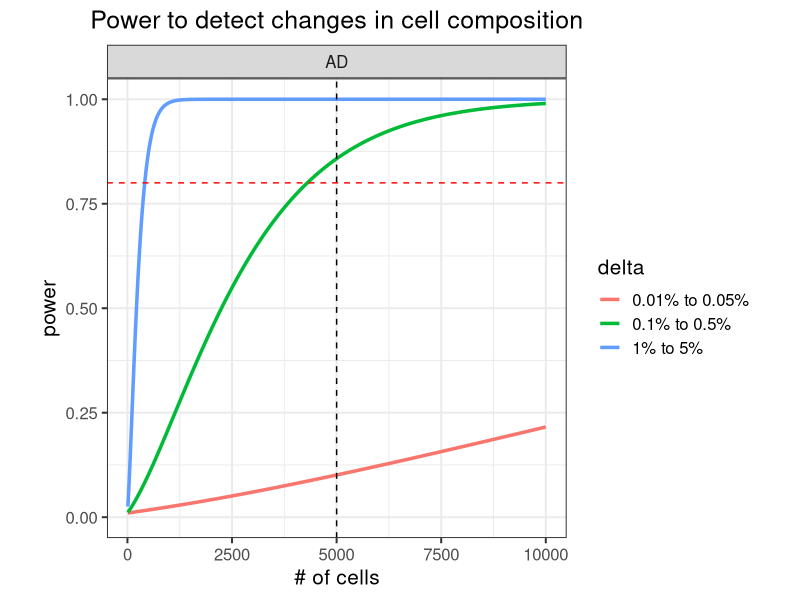
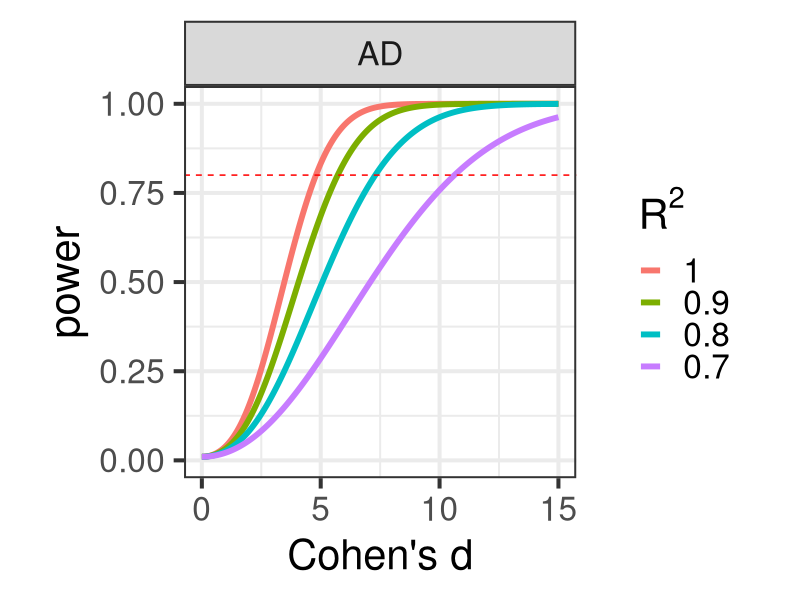
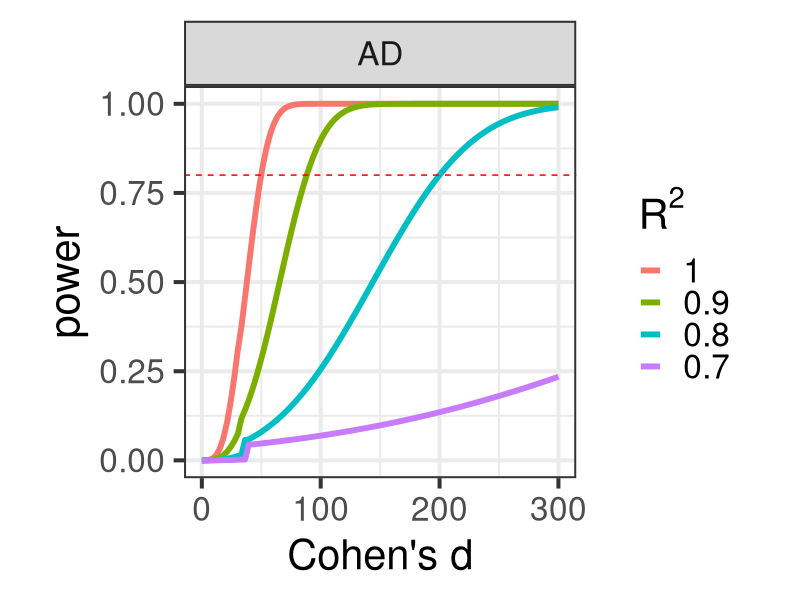

The R source for these figures, in order:
## ---- chunk 1
library(ggplot2)
library(data.table)
library(xtable)

## ---- chunk 2
suppressPackageStartupMessages(library(knitr))
options(xtable.type="html")

knitr::opts_chunk$set(
  echo=TRUE,
  warning=FALSE,
  message=TRUE,
  error = FALSE,
  tidy = FALSE,
  cache = TRUE,
  cache.lazy = FALSE,
  dev = c("png", "pdf"), 
  fig.width=7, fig.height=7)

options(markdown.HTML.stylesheet = 'css/custom.css')
## ---- chunk 3

library(pwr)
n_samples = c(CTL = 3, AD=3)
n_cells = 5000
n_cells_max = 10000
prop_diff = list(c(0.01, 0.05), c(0.001, 0.005), c(0.0001, 0.0005))
n_cell_types = 5

getPower = function(n1, n2, p1, p2, C, n_tests){
	sSq1 = p1*(1-p1)/ C
	sSq2 = p2*(1-p2)/ C

	sigSq = ((n1-1)*sSq1 + (n2-1)*sSq2) / (n1 + n2 -2)
	d = abs(p1 - p2)/sqrt(sigSq)

	pwr.t2n.test(n1=n1, n2=n2, d=d, sig.level = 0.05/n_tests )
}

getPowerCurve = function(n1, n2){
	# for each pair of proportions
	res = lapply(prop_diff, function(prop){
		p1 = prop[1]
		p2 = prop[2]

		# for each cell number
		res = lapply( seq(10, n_cells_max, by = 3), function(C){
			res = getPower(n1, n2, p1, p2, C, n_cell_types)
			data.frame(n1, n2, p1, p2, C, d = res$d, power= res$power, delta=paste0(p1*100, '% to ', p2*100, '%'))
			})
		do.call("rbind", res)
		})
	do.call("rbind", res)
}

# for each disease
res = lapply(names(n_samples)[-1], function(ID){
	res = getPowerCurve(n_samples['CTL'], n_samples[ID])
	res$Disease = ID
	res 
})
res = do.call("rbind", res)

ggplot(res, aes(C, power, color=delta)) + geom_line(size=1.2) + theme_bw(15) + theme(aspect.ratio=1, plot.title = element_text(hjust = 0.5)) + xlab("# of cells") + ggtitle("Power to detect changes in cell composition") + ylim(0, 1) + facet_wrap(~Disease) + geom_vline(xintercept=n_cells, color="black", linetype="dashed") + geom_hline(yintercept=0.8, color="red", linetype="dashed") #+ scale_x_continuous(limits=c(0,n_cells_max), expand=c(0,0)) + scale_y_continuous(limits=c(0,1.02), expand=c(0,0))
## ---- chunk 4
# Sample size required to get 80% power
res = data.table(res)
res$Dataset = with(res, paste(Disease, delta))
tab = res[,.SD[min(which(power>.80)),],by=Dataset]
tab$Cells_per_individual = as.integer(tab$C)
print(xtable(tab[,c('Dataset', 'Cells_per_individual', 'power')], type="html"), include.rownames=FALSE)
## ---- chunk 5
n_genes = 1
n_tests = n_genes * n_cell_types

getPower = function(n1, n2, d, n_tests, rsq){
	# pwr.t2n.test(n1=n1, n2=n2, d=d, sig.level = 0.05/n_tests )

	# Compute n_Eff, need to divide by 2 becaues n is the number in each set
	N_eff = 4 / (1/n1 + 1/n2)
	pwr.t.test(n=N_eff/2 * rsq, d=d, sig.level = 0.05/n_tests )
}

getPowerCurve = function(n1, n2, n_tests, rsq){
	# for each cell number
	res = lapply( seq(0, 15, length.out=1000), function(delta){
		res = getPower(n1, n2, delta, n_tests, rsq)
		data.frame(n1, n2, d = res$d, rsq, power= res$power)
		})
	do.call("rbind", res)
}

# for each disease
res = lapply(names(n_samples)[-1], function(ID){
	res = lapply( c(.7, .8, .9,1), function(rsq){
		res = getPowerCurve(n_samples['CTL'], n_samples[ID], n_tests, rsq)
		res$Disease = ID
		res 
	})
	do.call("rbind", res)
})
res = do.call("rbind", res)

res$rsq_text = with(res, factor(rsq, rev(sort(unique(rsq)))))
res = res[order(res$rsq, decreasing=FALSE),]

ggplot(res, aes(d, power, color=rsq_text)) + geom_line(size=2) + theme_bw(30) + theme(aspect.ratio=1, plot.title = element_text(hjust = 0.5)) + ylim(0, 1) + xlab("Cohen's d") + facet_wrap( ~ Disease) + scale_color_discrete(bquote(R^2)) + geom_hline(yintercept=0.8, color="red", linetype="dashed")
## ---- chunk 6
n_genes = 10000
n_tests = n_genes * n_cell_types

getPower = function(n1, n2, d, n_tests, rsq){
	# pwr.t2n.test(n1=n1, n2=n2, d=d, sig.level = 0.05/n_tests )

	# Compute n_Eff, need to divide by 2 becaues n is the number in each set
	N_eff = 4 / (1/n1 + 1/n2)
	pwr.t.test(n=N_eff/2 * rsq, d=d, sig.level = 0.05/n_tests )
}

getPowerCurve = function(n1, n2, n_tests, rsq){
	# for each cell number
	res = lapply( seq(0, 300, length.out=100), function(delta){
		res = getPower(n1, n2, delta, n_tests, rsq)
		data.frame(n1, n2, d = res$d, rsq, power= res$power)
		})
	do.call("rbind", res)
}

# for each disease
res = lapply(names(n_samples)[-1], function(ID){
	res = lapply( c(.7, .8, .9,1), function(rsq){
		res = getPowerCurve(n_samples['CTL'], n_samples[ID], n_tests, rsq)
		res$Disease = ID
		res 
	})
	do.call("rbind", res)
})
res = do.call("rbind", res)

res$rsq_text = with(res, factor(rsq, rev(sort(unique(rsq)))))
res = res[order(res$rsq, decreasing=FALSE),]

ggplot(res, aes(d, power, color=rsq_text)) + geom_line(size=2) + theme_bw(30) + theme(aspect.ratio=1, plot.title = element_text(hjust = 0.5)) + ylim(0, 1) + xlab("Cohen's d") + facet_wrap( ~ Disease) + scale_color_discrete(bquote(R^2)) + geom_hline(yintercept=0.8, color="red", linetype="dashed")
## ---- chunk 7
res = data.table(res)
res$Dataset = with(res, paste(Disease, rsq))
# Sample size required to get 80% power
tab = res[,.SD[min(which(power>.80)),],by=Dataset]
print(xtable(tab[,c('Disease', 'rsq', 'power', 'd')], type="html"), include.rownames=FALSE)
## ---- chunk 8
knitr::knit_exit()
